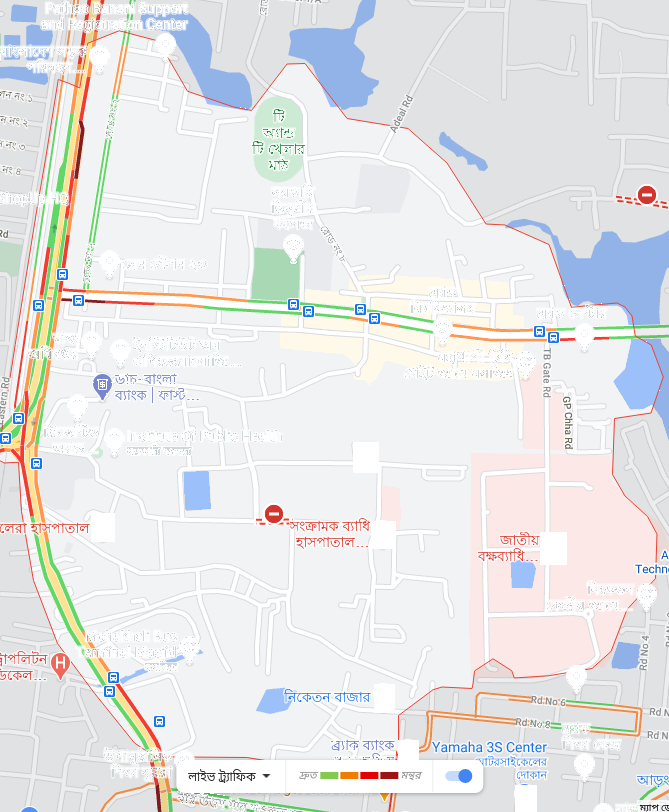
#> input picture ImageToDataPreprocessing/Codes/TextualData/Mohakhali_24012021_Sunday_08_00_00_COLOR_REPLACED.PNG, 669 x 812 px; its folder holds only this picture in this run
$ python PrepareTextData.py
#> lines starting #> are read from the running program, lines starting #| are printed output that depends on the picture; after the words box and inside, x2 and y2 are one past the last pixel; in counts of white or black regions, pixels touching at a corner belong together
import cv2
import numpy as np
import matplotlib.pyplot as plt
import glob

# path = [cv2.imread(file) for file in glob.glob("F:/Projects/Python Project/Images/*.png")]

lower_yellow = np.array([10, 160, 240])
upper_yellow = np.array([80, 250, 255])


lower_blue = np.array([	51, 127, 174])
#upper_blue = np.array([145, 255, 255])
upper_blue = np.array([71, 147, 254])

# Range for lower red
lower_red1 = np.array([0,120,70])
upper_red1 = np.array([10,255,255])

# Range for upper range
lower_red = np.array([170,120,70])
upper_red = np.array([180,255,255])

images = []

def findInit(w,h):
    for j in range (0,h):
        for i in range (0,w):
            if(mask_red[j,i]>0 or mask_blue[j,i]>0 or mask_yellow[j,i]>0):
                return j

def findFinish(w,h):
   last = -1
   for j in range (0,h):
        for i in range (0,w):
            if(mask_red[j,i]>0 or mask_blue[j,i]>0 or mask_yellow[j,i]>0):
                last = j


f = open("inter4.txt", "a+")
# pixels = open("pixels3.txt","a+")
Colored_Pixels = []

imgNo = 0

for img in glob.glob("G:\SPL3 Repo\SoftwareProjectLab3_GG\ImageToDataPreprocessing\Codes\TextualData\*.PNG"):
    print("Reading image no ", imgNo)
    imgNo += 1
    #    if(imgNo==2):
    #        break
    inputImage = cv2.imread(str(img))
#> inputImage is the input picture: shape (812, 669, 3); mean B, G, R 231.2, 230.9, 230.5
    #    if(str(img).find("Sep")==-1):
    #        continue

    arr = str(img)[:-4].split('_')
    print(arr)
    arr1 = arr[0][8:].split(' ')
    #    if(arr[1]!='Fri'):
    #        continue
    f.write('\n')
    f.write(arr1[0])
    f.write(",")
    f.write(arr[4])
    f.write(",")
    if (arr[4].find('Fri') or arr[4] == 'Sat'):
        f.write("Yes,")
    else:
        f.write("No,")
    f.write(arr[4])
    f.write(',')


    hsv = cv2.cvtColor(inputImage, cv2.COLOR_BGR2HSV)
#> hsv: shape (812, 669, 3); mean H, S, V 74.9, 16.3, 239.1

    maskred1 = cv2.inRange(hsv, lower_red1, upper_red1)
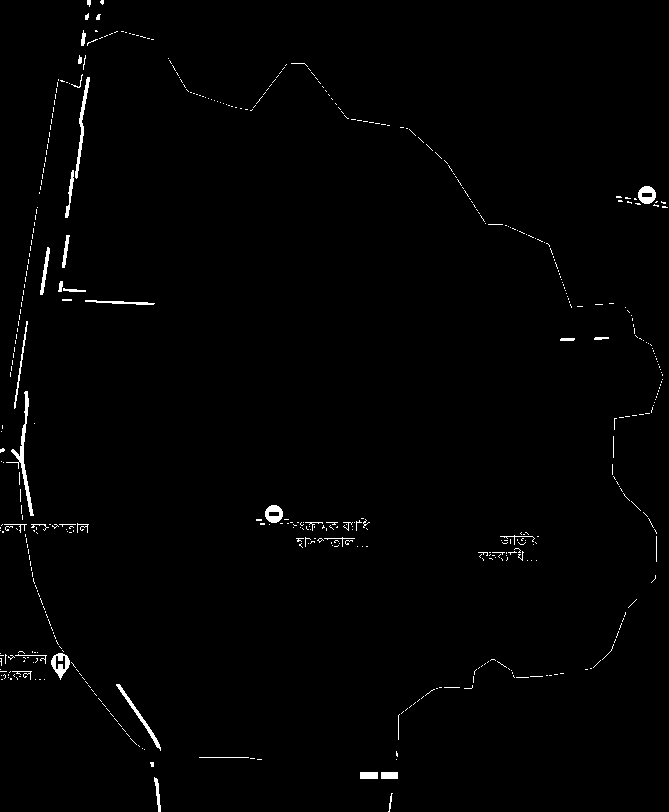
#> maskred1: shape (812, 669); 1.1% white; 501 white regions (461 under 20 px), largest, box (x1, y1, x2, y2) and area: (6, 391, 34, 516) 507, (75, 77, 90, 179) 332, (116, 684, 161, 751) 284
    maskred2 = cv2.inRange(hsv, lower_red, upper_red)
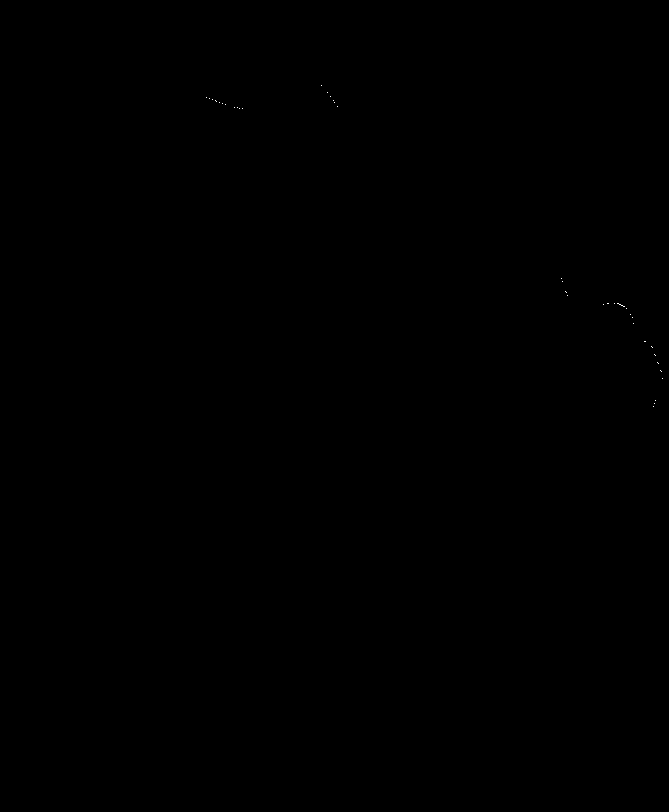
#> maskred2: shape (812, 669); 0.01% white in thin lines or dots, all inside (x1, y1, x2, y2) = (206, 85, 663, 407)

    mask_red = maskred1 + maskred2
    mask_yellow = cv2.inRange(hsv, lower_yellow, upper_yellow)
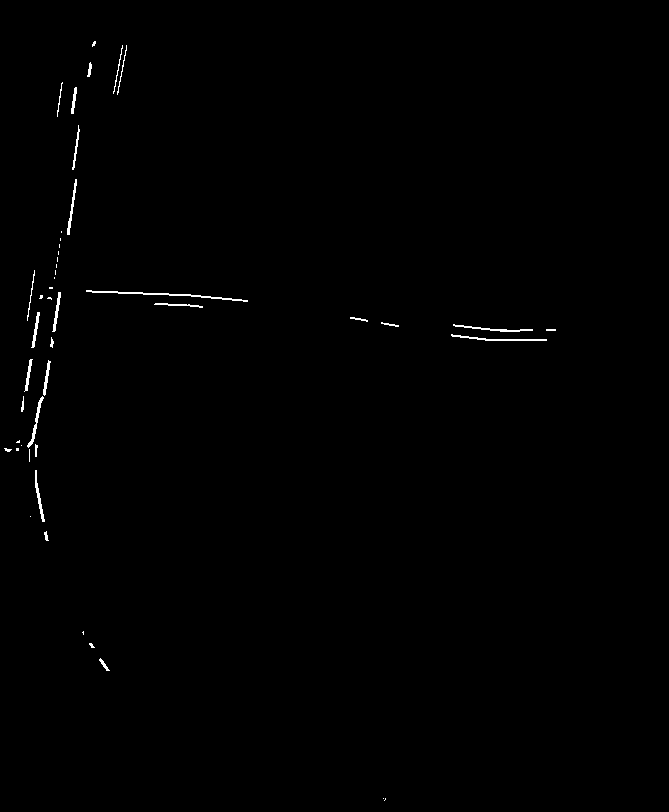
#> mask_yellow: shape (812, 669); 0.46% white in thin lines or dots, all inside (x1, y1, x2, y2) = (4, 41, 556, 801)
    mask_blue = cv2.inRange(hsv, lower_blue, upper_blue)
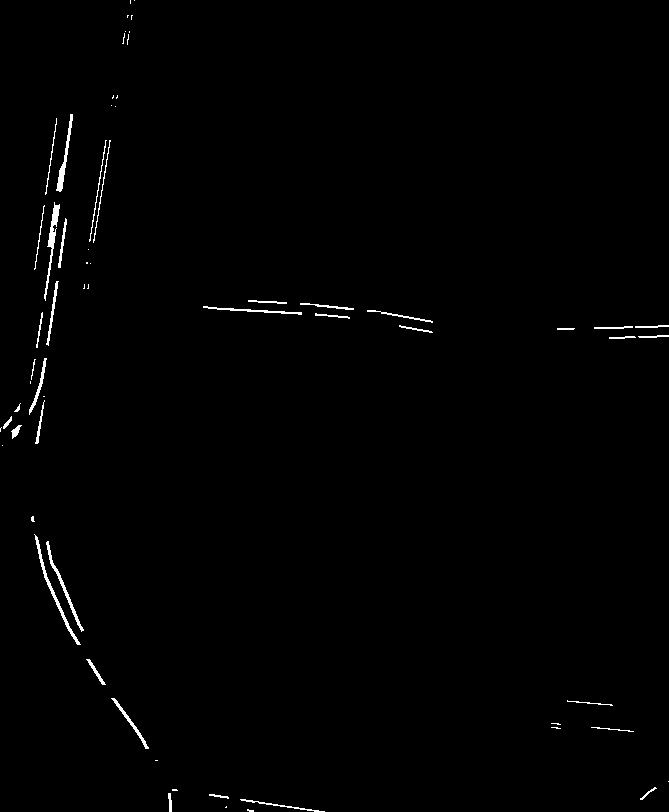
#> mask_blue: shape (812, 669); 0.81% white in thin lines or dots

    inputImageGray = cv2.cvtColor(inputImage, cv2.COLOR_BGR2GRAY)
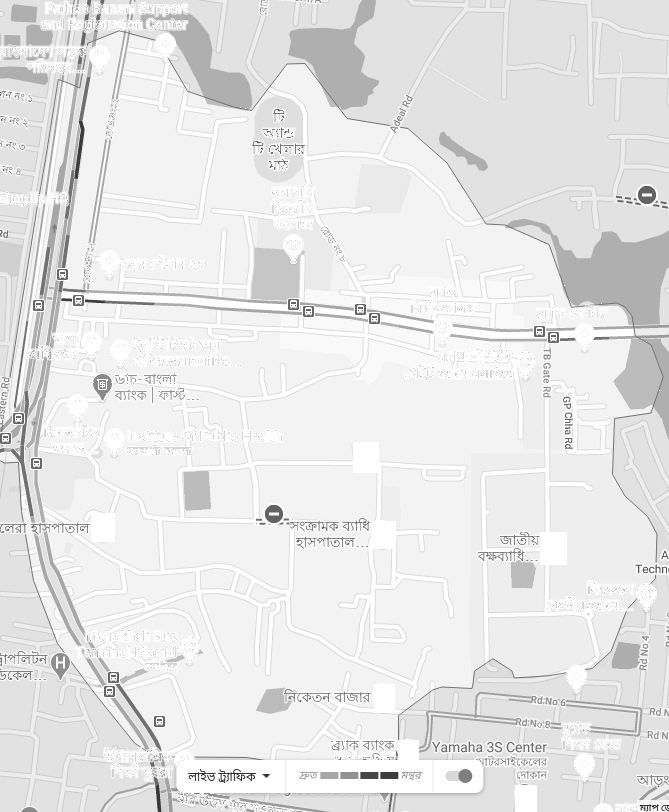
#> inputImageGray: shape (812, 669); min 14, max 255, mean 231.1
    seg = 1
    height, width, channels = inputImage.shape
#> height = 812; width = 669; channels = 3

    start = findInit(width, height)
#> start = 0
    finish = findFinish(width, height)

    for j in range(start, height, 40):
        #          print(j)
        red = 0
        blue = 0
        yellow = 0
        for k in range(j, j + 40):
            for i in range(0, width):
                if (k > height):
                    break
#> (the run stopped early here; a loop or call above may not have finished)
